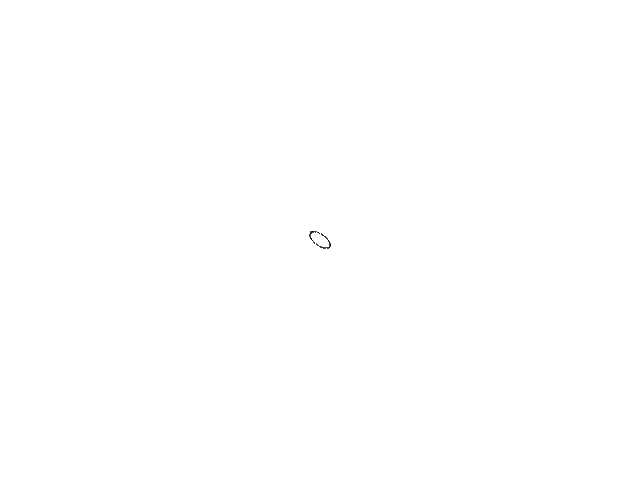
Frame 1 (no input)
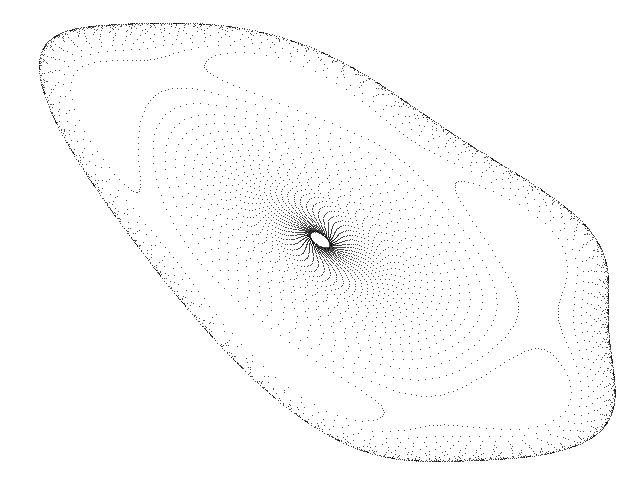
Frame 60 (the mouse pressed at the canvas centre just before this capture)
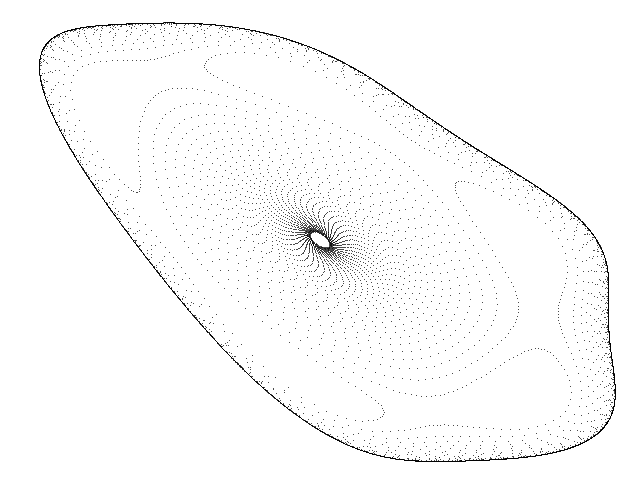
Frame 120 (the mouse held since frame 60 and released just before this capture)

The Processing sketch that drew these frames (run headless with seeded random() and noise(); from frame 60 on, the mouse is pressed at the canvas centre):

// Processing sketch: Bogdanov
// ── Bogdanov.pde
// Bogdanov chaotic map //

  float a = 0.0025;
  float b = 1.44;
  float c = 0.1;
  float x = 0.01;
  float y = 0.01;


void setup() {
  
  size(640, 480);
  background(255);
  
}

void draw() {

  for (int i=0; i<100; i++) {
  
    float oldx = x;

    x = oldx+y+a*y+b*oldx*(oldx-1)-c*oldx*y;
    y = y+a*y+b*oldx*(oldx-1)-c*oldx*y;
      
    point(320+(910*x), 240+(620*y)); 
 
   } 

}
